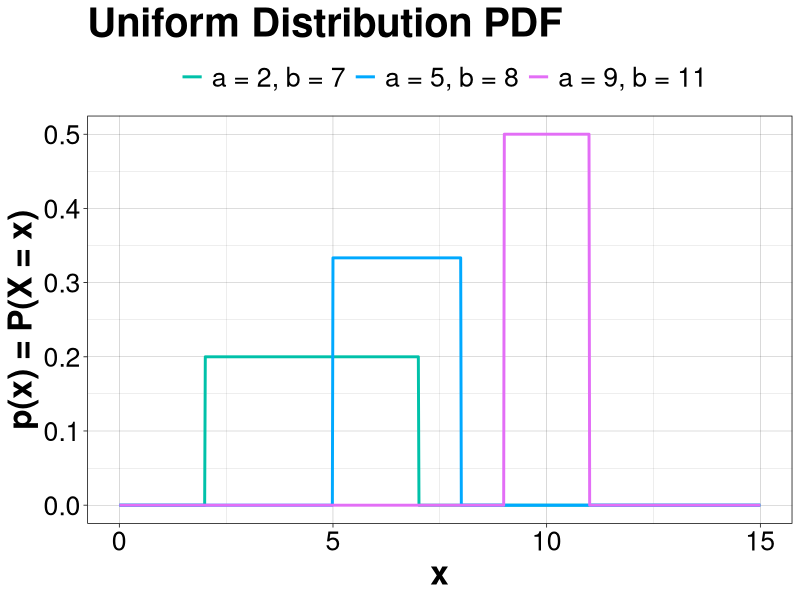
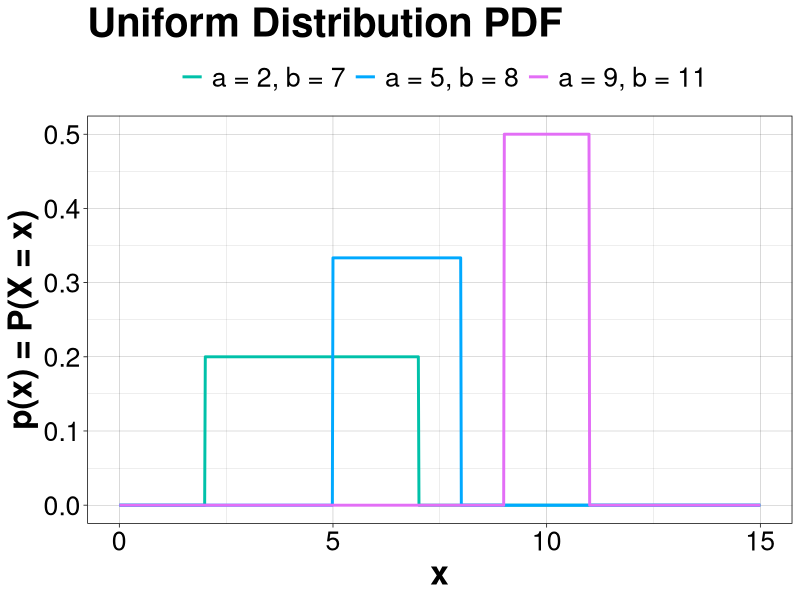
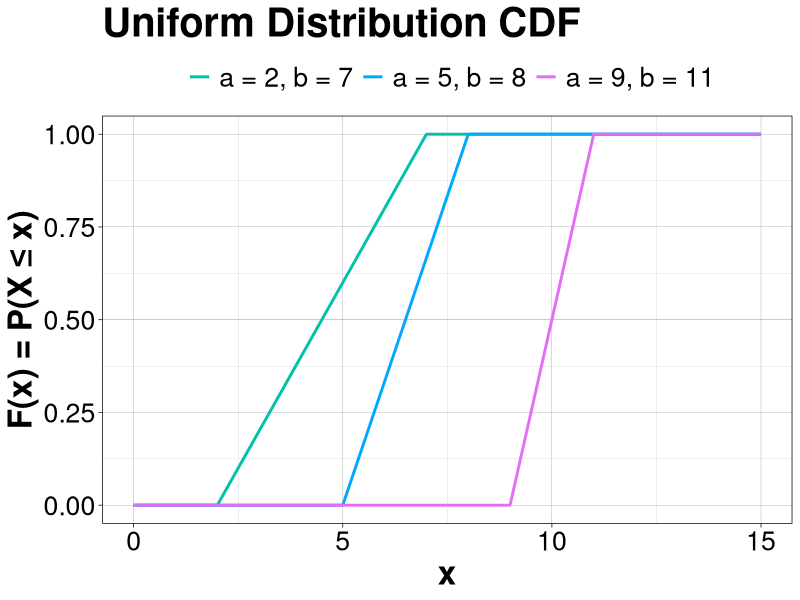
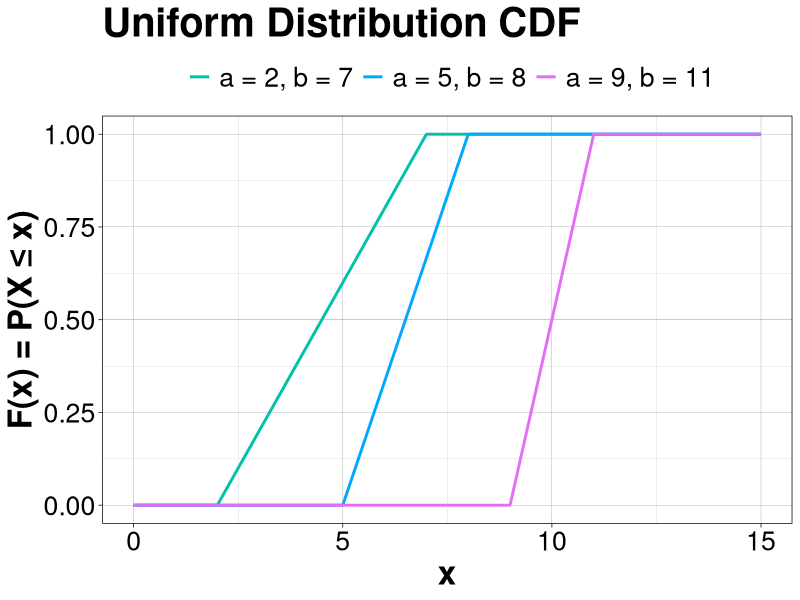

These figures' R source, in order:
library(ggplot2)
library(svglite)

svglite("uniform_PDF.svg")
ggplot() +
xlim(0, 15) +
geom_function(aes(color = "a = 2, b = 7"), n = 1000, linewidth = 1,
              fun = dunif, args = list(min = 2, max = 7)) +
geom_function(aes(color = "a = 5, b = 8"), n = 1000, linewidth = 1,
              fun = dunif, args = list(min = 5, max = 8)) +
geom_function(aes(color = "a = 9, b = 11"), n = 1000, linewidth = 1,
              fun = dunif, args = list(min = 9, max = 11)) +
labs(x = "x", y = "p(x) = P(X = x)",
     title = "Uniform Distribution PDF") +
theme_linedraw() +
theme(text = element_text(size = 24),
      title = element_text(face = "bold"),
      legend.position = "top") +
scale_color_manual(name = "",
                   values = c("a = 2, b = 7" = "#00C1A9",
                              "a = 5, b = 8" = "#00A9FF",
                              "a = 9, b = 11" = "#E36EF6"))
ggsave("uniform_PDF.svg", units = "cm")

svglite("uniform_CDF.svg")
ggplot() +
xlim(0, 15) +
geom_function(aes(color = "a = 2, b = 7"), n = 1000, linewidth = 1,
              fun = punif, args = list(min = 2, max = 7)) +
geom_function(aes(color = "a = 5, b = 8"), n = 1000, linewidth = 1,
              fun = punif, args = list(min = 5, max = 8)) +
geom_function(aes(color = "a = 9, b = 11"), n = 1000, linewidth = 1,
              fun = punif, args = list(min = 9, max = 11)) +
labs(x = "x", y = "F(x) = P(X ≤ x)",
     title = "Uniform Distribution CDF") +
theme_linedraw() +
theme(text = element_text(size = 24),
      title = element_text(face = "bold"),
      legend.position = "top") +
scale_color_manual(name = "",
                   values = c("a = 2, b = 7" = "#00C1A9",
                              "a = 5, b = 8" = "#00A9FF",
                              "a = 9, b = 11" = "#E36EF6"))
ggsave("uniform_CDF.svg", units = "cm")
